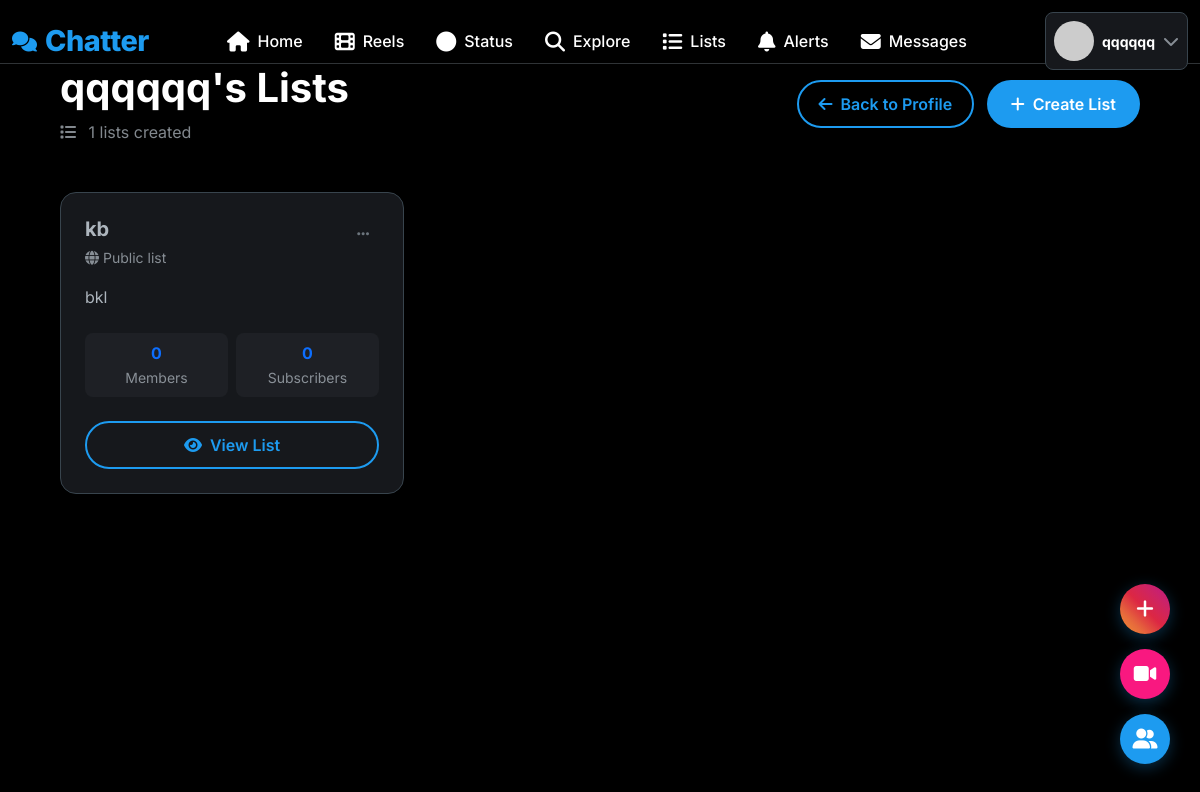
The page /profile/qqqqqq/lists (signed in) on the database as committed earlier.
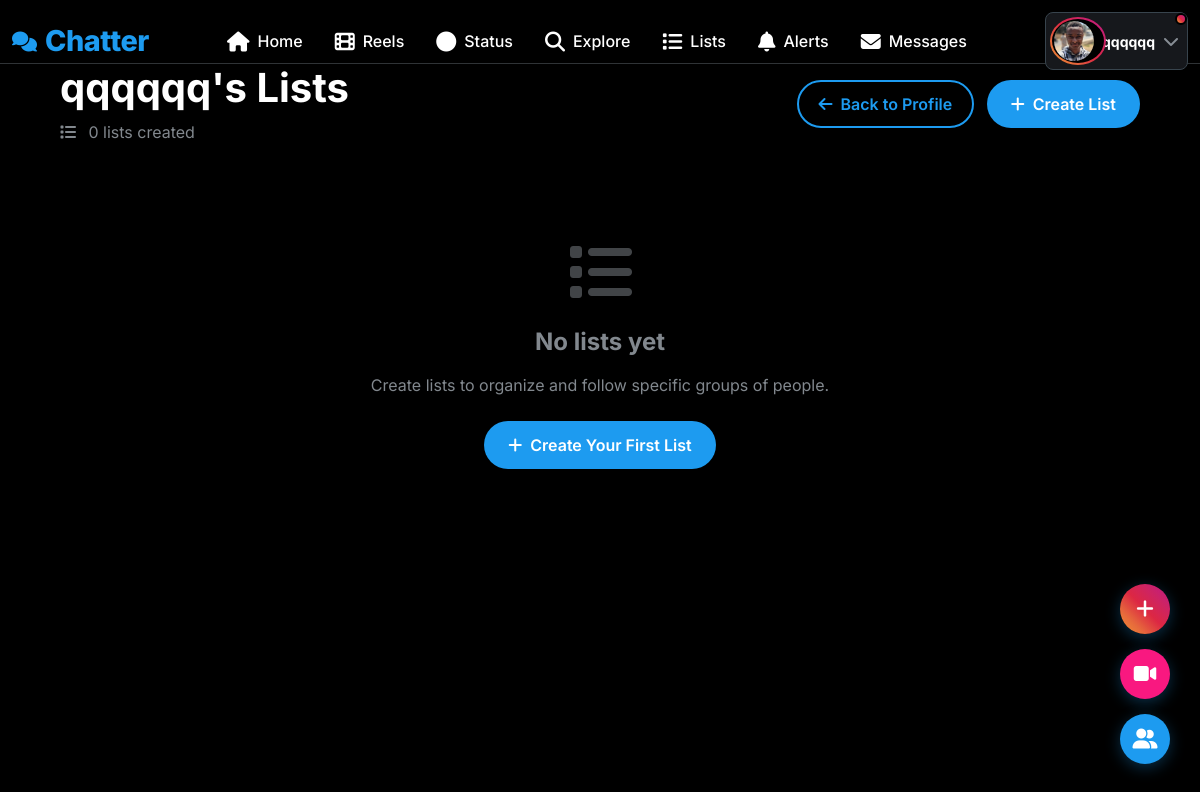
The same page on the database as committed later.
### app.py (models this page shows, shortened)
class UserList(db.Model):
    id = db.Column(db.Integer, primary_key=True)
    name = db.Column(db.String(100), nullable=False)
    description = db.Column(db.String(500))
    user_id = db.Column(db.Integer, db.ForeignKey('user.id'), nullable=False)
    is_private = db.Column(db.Boolean, default=False)
    created_at = db.Column(db.DateTime, default=datetime.utcnow)
    members = db.relationship('ListMember', backref='list', lazy='dynamic', cascade='all, delete-orphan')
    subscribers = db.relationship('ListSubscriber', backref='list', lazy='dynamic', cascade='all, delete-orphan')

class User(UserMixin, db.Model):
    id = db.Column(db.Integer, primary_key=True)
    username = db.Column(db.String(80), unique=True, nullable=False, index=True)
    email = db.Column(db.String(120), unique=True, nullable=False, index=True)
    password_hash = db.Column(db.String(200), nullable=False)
    bio = db.Column(db.String(500))
    location = db.Column(db.String(100))
    website = db.Column(db.String(200))
    profile_picture = db.Column(db.String(200), default='default.jpg')
    cover_picture = db.Column(db.String(200), default='default_cover.jpg')
    is_admin = db.Column(db.Boolean, default=False)
    created_at = db.Column(db.DateTime, default=datetime.utcnow)
    is_online = db.Column(db.Boolean, default=False)
    last_seen = db.Column(db.DateTime, default=datetime.utcnow)
    is_verified = db.Column(db.Boolean, default=False)
    posts = db.relationship('Post', backref='author', lazy='dynamic', cascade='all, delete-orphan')
    likes = db.relationship('Like', backref='user', lazy='dynamic', cascade='all, delete-orphan')
    comments = db.relationship('Comment', backref='author', lazy='dynamic', cascade='all, delete-orphan')
    notifications = db.relationship('Notification', backref='user', lazy='dynamic', cascade='all, delete-orphan')
    sent_messages = db.relationship('Message', foreign_keys='Message.sender_id', backref='sender', lazy='dynamic')
    received_messages = db.relationship('Message', foreign_keys='Message.receiver_id', backref='receiver', lazy='dynamic')
    bookmarks = db.relationship('Bookmark', backref='user', lazy='dynamic', cascade='all, delete-orphan')
    reports_made = db.relationship('Report', foreign_keys='Report.reporter_id', backref='reporter', lazy='dynamic')
    reports_received = db.relationship('Report', foreign_keys='Report.reported_id', backref='reported', lazy='dynamic')
    pinned_posts = db.relationship('PinnedPost', backref='user', lazy='dynamic', cascade='all, delete-orphan')
    created_lists = db.relationship('UserList', backref='creator', lazy='dynamic', cascade='all, delete-orphan')
    list_subscriptions = db.relationship('ListSubscriber', backref='subscriber', lazy='dynamic', cascade='all, delete-orphan')
    list_memberships = db.relationship('ListMember', backref='member', lazy='dynamic', cascade='all, delete-orphan')
    reels = db.relationship('Reel', backref='user', lazy='dynamic', cascade='all, delete-orphan')
    reel_likes = db.relationship('ReelLike', backref='liker', lazy='dynamic', cascade='all, delete-orphan')
    reel_comments = db.relationship('ReelComment', backref='author', lazy='dynamic', cascade='all, delete-orphan')
    reel_views = db.relationship('ReelView', backref='viewer', lazy='dynamic', cascade='all, delete-orphan')
    statuses = db.relationship('Status', backref='user', lazy='dynamic', cascade='all, delete-orphan')
    status_views = db.relationship('StatusView', backref='viewer', lazy='dynamic', cascade='all, delete-orphan')
    followed = db.relationship(
        'User', secondary=followers,
        primaryjoin=(followers.c.follower_id == id),
        secondaryjoin=(followers.c.followed_id == id),
        backref=db.backref('followers', lazy='dynamic'), lazy='dynamic')
    blocked = db.relationship(
        'User', secondary=blocked_users,
        primaryjoin=(blocked_users.c.blocker_id == id),
        secondaryjoin=(blocked_users.c.blocked_id == id),
        backref=db.backref('blocked_by', lazy='dynamic'), lazy='dynamic')
    def has_blocked(self, user):
        return self.blocked.filter(blocked_users.c.blocked_id == user.id).count() > 0
    def can_interact_with(self, user):
        return not self.has_blocked(user) and not user.has_blocked(self)
    def get_unread_message_count(self):
        return Message.query.filter_by(receiver_id=self.id, is_read=False).count()
    def get_unread_notification_count(self):
        return Notification.query.filter_by(user_id=self.id, is_read=False).count()

### app.py (the view)
@app.route('/profile/<username>/lists')
@login_required
def profile_lists(username):
    user = User.query.filter_by(username=username).first_or_404()
    if not current_user.can_interact_with(user):
        flash('You cannot view this profile.', 'danger')
        return redirect(url_for('feed'))
    user_lists = UserList.query.filter_by(user_id=user.id).all()
    return render_template('profile_lists.html',
                         user=user,
                         user_lists=user_lists)

### app.py (called while the page is built)
@app.before_request
def update_last_seen():
    if current_user.is_authenticated:
        current_user.last_seen = datetime.utcnow()
        if current_user.is_online and (datetime.utcnow() - current_user.last_seen).seconds > 300:
            current_user.is_online = False
        db.session.commit()

@app.before_request
def check_blocked():
    if current_user.is_authenticated:
        pass

@login_manager.user_loader
def load_user(user_id):
    return User.query.get(int(user_id))

@app.before_request
def update_last_seen():
    if current_user.is_authenticated:
        current_user.last_seen = datetime.utcnow()
        if current_user.is_online and (datetime.utcnow() - current_user.last_seen).seconds > 300:
            current_user.is_online = False
        db.session.commit()

@app.before_request
def cleanup_expired_statuses():
    Status.query.filter(Status.expires_at < datetime.utcnow()).delete(synchronize_session=False)
    db.session.commit()

### templates/profile_lists.html (shortened to what the changed rows need)
{% extends "base.html" %}
{% block content %}
<div class="container-fluid px-4 px-lg-5">
    <div class="d-flex align-items-center justify-content-between mb-5">
        <div>
            <h1 class="fw-bold mb-2">{{ user.username }}'s Lists</h1>
            <p class="text-muted mb-0">
                <i class="fas fa-list me-2"></i>
                {{ user.created_lists.count() }} lists created
            </p>
        </div>
    </div>
    {% if user_lists %}
    <div class="row g-4">
        {% for list in user_lists %}
        <div class="col-lg-4 col-md-6">
            <div class="card border-0 shadow-sm rounded-4 hover-lift h-100"
                 style="background: var(--card-color); border: 1px solid var(--border-light) !important; transition: all 0.3s ease;">
                <div class="card-body p-4">
                    <div class="d-flex justify-content-between align-items-start mb-3">
                        <div>
                            <h5 class="fw-bold mb-1">{{ list.name }}</h5>
                            <small class="text-muted">
                                {% if list.is_private %}
                                <i class="fas fa-lock me-1"></i>Private list
                                {% else %}
                                <i class="fas fa-globe me-1"></i>Public list
                                {% endif %}
                            </small>
                        </div>
                        {% if current_user.id == user.id %}
                        <div class="dropdown">
                            <button class="btn btn-sm btn-outline-secondary border-0 rounded-circle"
                                    type="button"
                                    data-bs-toggle="dropdown"
                                    style="width: 32px; height: 32px;">
                                <i class="fas fa-ellipsis-h"></i>
                            </button>
                        </div>
                        {% endif %}
                    </div>
                    {% if list.description %}
                    <p class="mb-4" style="line-height: 1.5;">{{ list.description }}</p>
                    {% endif %}
                    <div class="row g-2 mb-4">
                        <div class="col-6">
                            <div class="text-center p-2 rounded-3" style="background: var(--card-hover);">
                                <div class="fw-bold text-primary">{{ list.members.count() }}</div>
                                <small class="text-muted">Members</small>
                            </div>
                        </div>
                        <div class="col-6">
                            <div class="text-center p-2 rounded-3" style="background: var(--card-hover);">
                                <div class="fw-bold text-primary">{{ list.subscribers.count() }}</div>
                                <small class="text-muted">Subscribers</small>
                            </div>
                        </div>
                    </div>
                    {% set recent_members = list.members.limit(3).all() %}
                    <div class="d-flex gap-2">
                        <a href="{{ url_for('view_list', list_id=list.id) }}"
                           class="btn btn-outline-primary flex-grow-1">
                            <i class="fas fa-eye me-2"></i>View List
                        </a>
                    </div>
                </div>
            </div>
        </div>
        {% endfor %}
    </div>
    {% else %}
    <div class="text-center py-5">
        <div class="mb-4">
            <i class="fas fa-list fa-4x text-muted opacity-50"></i>
        </div>
        <h4 class="fw-bold text-muted mb-3">No lists yet</h4>
        <p class="text-muted mb-4">
            {% if current_user.id == user.id %}
            Create lists to organize and follow specific groups of people.
            {% else %}
            {{ user.username }} hasn't created any lists yet.
            {% endif %}
        </p>
        {% if current_user.id == user.id %}
        <a href="{{ url_for('create_list') }}" class="btn btn-primary">
            <i class="fas fa-plus me-2"></i>Create Your First List
        </a>
        {% endif %}
    </div>
    {% endif %}
</div>
{% endblock %}

### templates/base.html (shortened to what the changed rows need)
<!DOCTYPE html>
<html lang="en" data-bs-theme="dark">
<head>
    <link href="https://cdn.jsdelivr.net/npm/bootstrap@5.3.0/dist/css/bootstrap.min.css" rel="stylesheet">
    <link href="https://cdnjs.cloudflare.com/ajax/libs/font-awesome/6.4.0/css/all.min.css" rel="stylesheet">
</head>
<body>
    <nav class="top-nav">
        <div class="container-fluid">
            <div class="row align-items-center">
                <div class="col">
                    <div class="d-flex align-items-center justify-content-between">
                        {% if current_user.is_authenticated %}
                        <div class="dropdown">
                            <button class="btn d-flex align-items-center text-decoration-none p-2 rounded-3 {% if current_user and has_active_status(current_user.id) %}has-status-indicator{% endif %}"
                                    style="background: var(--card-color); border: 1px solid var(--border-light); color: var(--text-primary);"
                                    type="button" data-bs-toggle="dropdown">
                                <div class="profile-with-status">
                                    <img src="{{ get_user_avatar_url(current_user) }}"
                                         class="profile-img-with-ring avatar-sm me-2">
                                </div>
                                <span class="fw-bold small">{{ current_user.username }}</span>
                                <i class="fas fa-chevron-down text-muted ms-2"></i>
                            </button>
                        </div>
                        {% else %}
                        <div class="d-flex gap-2">
                            <a href="{{ url_for('login') }}" class="btn btn-outline-primary btn-sm">Login</a>
                            <a href="{{ url_for('signup') }}" class="btn btn-primary btn-sm">Sign Up</a>
                        </div>
                        {% endif %}
                    </div>
                </div>
            </div>
        </div>
    </nav>
    <div class="main-content">
        <div class="container-fluid">
            {% block content %}{% endblock %}
        </div>
    </div>
</body>
</html>

Rows that differ between the two databases and show on the page:
removed UserList: name "kb", is_private False (drawn), description "bkl", members.count "0", subscribers.count "0"
changed User "qqqqqq": profile_picture: picture added
Other text that changed with them:
{{ user.created_lists.count() }}: "1" → "0"
text now shown: "No lists yet Create lists to organize and follow specific groups of people. Create Your First List"
